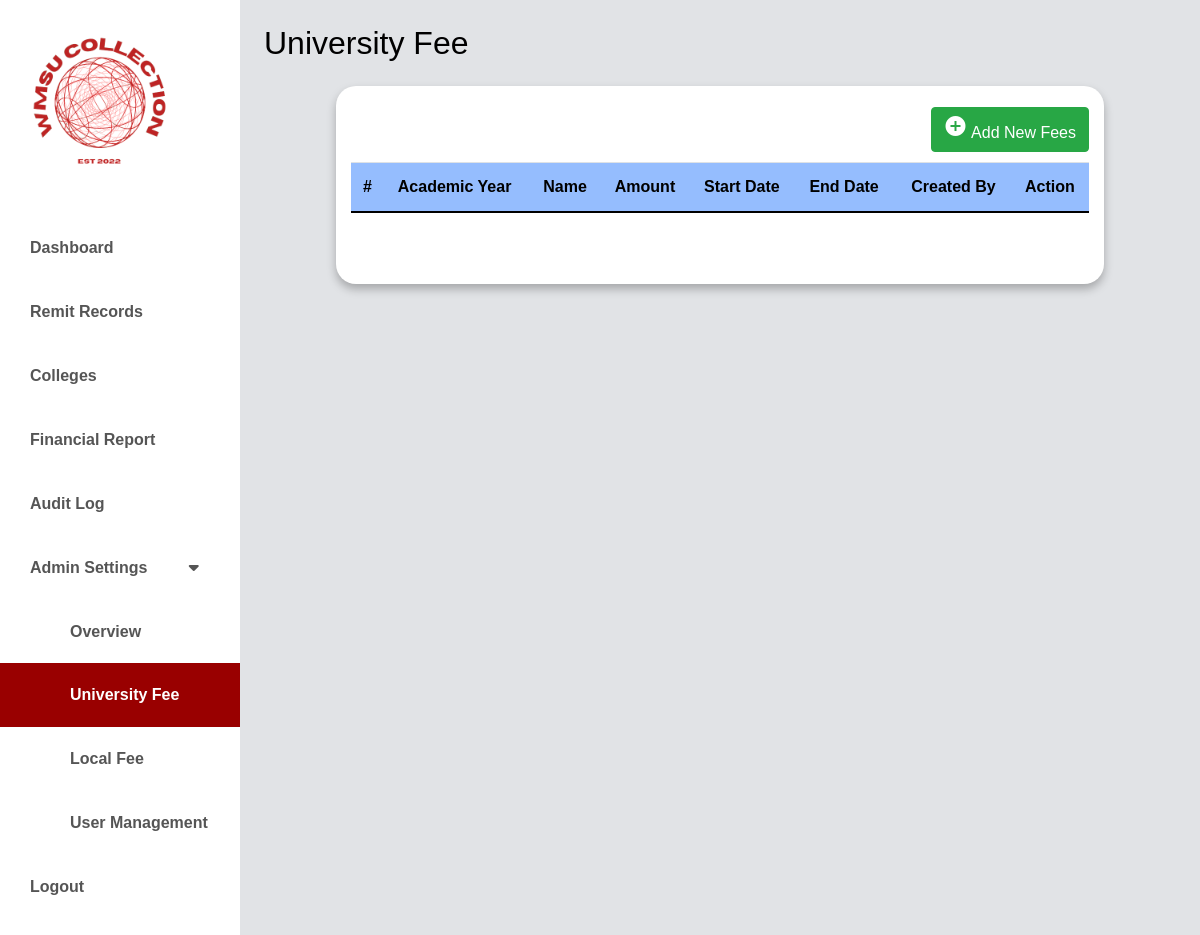
Page /university/university.php (signed in) on the earlier database version.
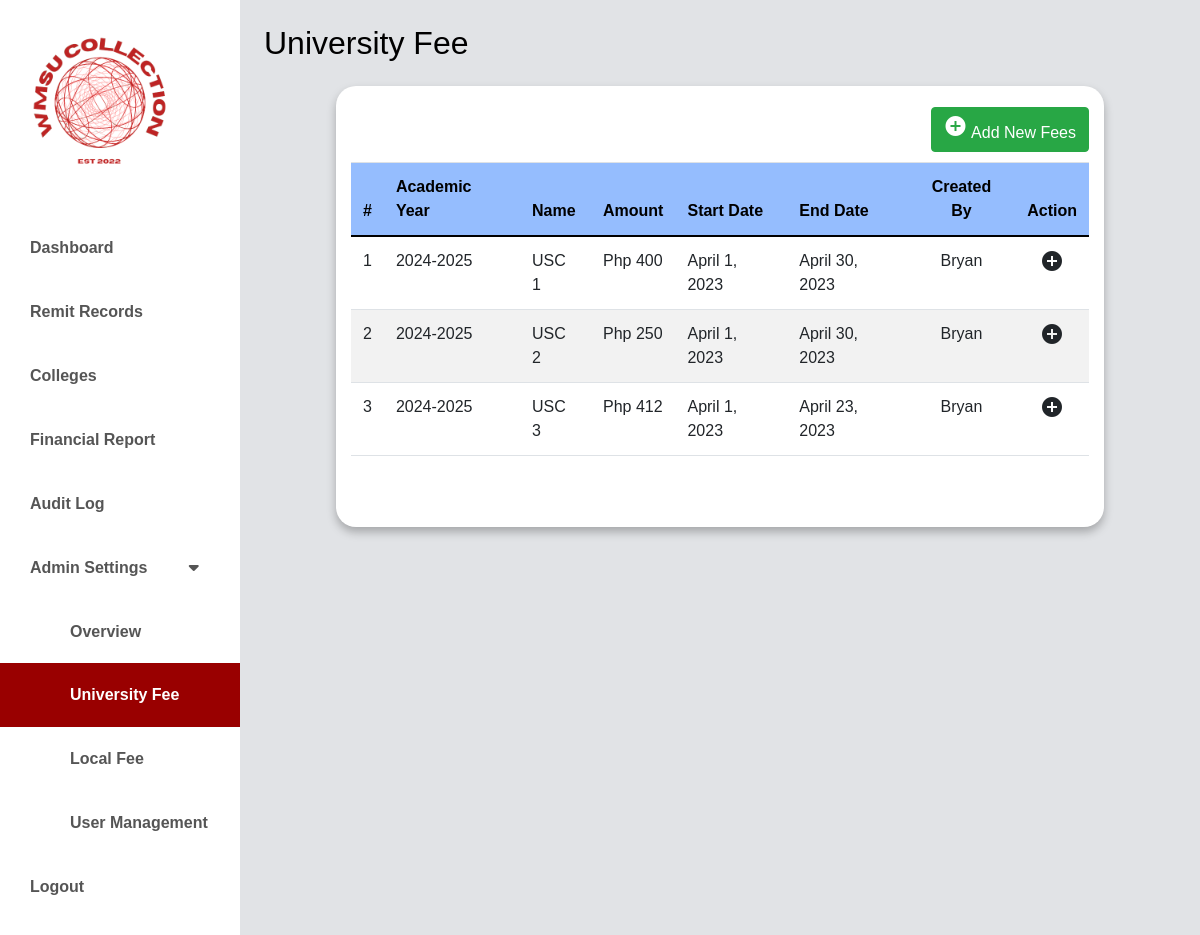
Same page on the later database version.
### tables this page shows
CREATE TABLE `university_fees` (
  `id` int(11) NOT NULL,
  `academic_year_id` int(11) NOT NULL,
  `semester_id` int(11) NOT NULL,
  `fee_type` varchar(20) NOT NULL DEFAULT 'University',
  `fee_name` varchar(100) NOT NULL,
  `fee_amount` int(11) NOT NULL,
  `start_date` date NOT NULL,
  `end_date` date NOT NULL,
  `created_by` varchar(100) DEFAULT NULL,
  `created_at` timestamp NOT NULL DEFAULT current_timestamp(),
  `updated_at` timestamp NOT NULL DEFAULT current_timestamp() ON UPDATE current_timestamp()
);

CREATE TABLE `academic_year` (
  `id` int(11) NOT NULL,
  `academic_name` varchar(50) NOT NULL,
  `academic_start_date` date NOT NULL,
  `academic_end_date` date NOT NULL,
  `is_active` tinyint(1) NOT NULL DEFAULT 1,
  `created_at` timestamp NOT NULL DEFAULT current_timestamp(),
  `updated_at` timestamp NOT NULL DEFAULT current_timestamp() ON UPDATE current_timestamp()
);

### classes/universityfees.class.php (called while the page is built, shortened)
<?php
require_once 'database.class.php';
class UniversityFees {
    public $db;
    function __construct() {
        $this->db = new Database();
    }
    function showAllDetails() {
        $sql = "SELECT ufs.id, ufs.start_date, ufs.fee_amount, ufs.end_date, ufs.created_by, ufs.fee_name, ufs.fee_type, s.semester_name, sy.academic_name
                FROM university_fees ufs
                JOIN semesters s ON ufs.semester_id = s.id
                JOIN academic_year sy ON ufs.academic_year_id = sy.id";
        $stmt = $this->db->connect()->prepare($sql);
        $stmt->execute();
        return $stmt->fetchAll(PDO::FETCH_ASSOC);
    }
}
?>

### classes/database.class.php (called while the page is built)
<?php
class Database {
    private $host = 'localhost';
    private $username = 'root';
    private $password = '';
    private $database = 'wmsu';
    protected $connection;
    public function connect() {
        try {
            $dsn = "mysql:host=$this->host;dbname=$this->database;charset=utf8mb4";
            $options = [
                PDO::ATTR_ERRMODE => PDO::ERRMODE_EXCEPTION,
                PDO::ATTR_DEFAULT_FETCH_MODE => PDO::FETCH_ASSOC,
                PDO::ATTR_EMULATE_PREPARES => false,
            ];
            $this->connection = new PDO($dsn, $this->username, $this->password, $options);
        } catch (PDOException $e) {
            echo "Connection error: " . $e->getMessage();
            die();
        }
        return $this->connection;
    }
}
?>

### university/university.php (the view, shortened to what the changed rows need)
<?php
require_once '../classes/universityfees.class.php';
?>
<!doctype html>
<html lang="en" class="no-js">
  <html>
    <head>
	<link href="https://cdn.jsdelivr.net/npm/bootstrap@5.0.0-beta3/dist/css/bootstrap.min.css" rel="stylesheet" />
    <link rel="stylesheet" href="https://unicons.iconscout.com/release/v4.0.0/css/line.css" />
    <link rel="stylesheet" href="https://cdnjs.cloudflare.com/ajax/libs/font-awesome/5.15.3/css/all.min.css" />
	<link rel="stylesheet" href="https://stackpath.bootstrapcdn.com/bootstrap/4.5.0/css/bootstrap.min.css">
	<link rel="stylesheet" href="https://maxcdn.bootstrapcdn.com/font-awesome/4.7.0/css/font-awesome.min.css">
    <link rel="stylesheet" href="../css/dashboard.css" />
    <link rel="stylesheet" href="../css/new-univ.css" />
    </head>
      <body>
      <div class="d-flex" id="wrapper">
        <div id="page-content-wrapper">
    <nav class="navbar navbar-expand-lg navbar-light bg-active py-4 px-4">
        <div class="d-flex align-items-center">
            <h2 class="fs-2 m-0" style="color:#000000; font-weight: 400;">University Fee</h2>
        </div>
    </nav>
    <div class="container">
             <div class =" table-responsive" style="margin-top: 10px;">
                <table class="table">
            <thead style="background-color:#95BDFE ;" class="text-white">
              <tr>
                <th scope="col" style = " color: #000000;" >#</th>
                <th scope="col" style = " color: #000000;" >Academic Year</th>
                <th scope="col" style = " color: #000000;" >Name</th></th>
				<th scope="col" style = " color: #000000;" >Amount</th></th>
                <th scope="col" style = " color: #000000;" >Start Date</th></th>
                <th scope="col" style = " color: #000000;" >End Date</th></th>
                <th scope="col" style = " color: #000000; text-align:center" >Created By</th></th>
                <th scope="col" style = " color: #000000; text-align:center" >Action</th>
              </tr>
            </thead>
            <tbody>
            <?php
$Fee = new UniversityFees();
$FeeData = $Fee->showAllDetails();
$i = 1;
foreach($FeeData as $Fee) {
    ?>
    <tr>
        <td><?php echo $i; ?></td>
        <td><?php echo $Fee['academic_name']; ?></td>
        <td><?php echo $Fee['fee_name']; ?></td>
        <td>Php <?php echo $Fee['fee_amount']; ?></td>
        <td><?php echo date('F j, Y', strtotime($Fee['start_date'])); ?></td>
        <td><?php echo date('F j, Y', strtotime($Fee['end_date'])); ?></td>
        <td style="text-align:center"><?php echo $Fee['created_by']; ?></td>
        <td style="text-align:center">
                <i class="material-icons" title="Edit">&#xe147;</i>
        </td>
    </tr>
    <?php
    $i++;
}
?>
				</tbody>
			</table>
		</div>
	</div>
</div>
</div>
</body>
</html>

Differences in the rows shown:
added university_fees: academic_year.academic_name "2024-2025", fee_name "USC 1", fee_amount "400", start_date "April 1, 2023", end_date "April 30, 2023", created_by "Bryan"
added university_fees: academic_year.academic_name "2024-2025", fee_name "USC 2", fee_amount "250", start_date "April 1, 2023", end_date "April 30, 2023", created_by "Bryan"
added university_fees: academic_year.academic_name "2024-2025", fee_name "USC 3", fee_amount "412", start_date "April 1, 2023", end_date "April 23, 2023", created_by "Bryan"
